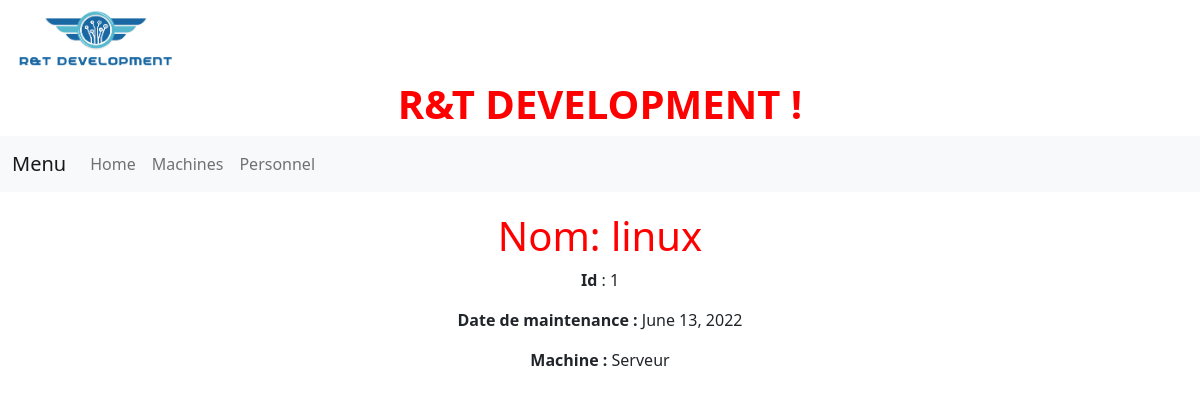
Screenshot of /computerApp/machine/1 with the database file from the repository.
### computerApp/models.py (models this page shows, shortened)
class Machine(models.Model):
    TYPE = (
        ('PC', ('PC - Run windows')),
        ('Mac', ('MAc - Run MacOS')),
        ('Serveur',('Serveur - Simple Server to deploy virtual machines')),
        ('Switch', ('Switch - To maintains and connect servers')),
    )
    id = models.AutoField(
        primary_key=True,
        editable=False
    )
    nom = models.CharField(
        max_length=50
    )
    maintenanceDate = models.DateField(
        default=datetime.now()
    )
    mach = models.CharField(
        max_length=32,
        choices=TYPE,
        default='PC'
    )

### computerApp/views.py (the view)
# urls.py: path('machine/<pk>',views.machine_detail_view,name='machine-detail'),
def machine_detail_view(request,pk) :
    machine = get_object_or_404(Machine, id=pk)
    context = {'machine': machine}
    return render(request,'computerapp/machine_detail.html',context)

### computerApp/templates/computerapp/machine_detail.html
{% extends "index.html" %}
{% block content %}
    <h1> Nom: {{ machine.nom }} </h1>
    <p> <strong>Id</strong> : {{ machine.id }} </a> </p>
    <p> <strong>Date de maintenance :
    </strong> {{ machine.maintenanceDate }} </p>
    <p> <strong> Machine :
    </strong> {{ machine.mach }} </p>
{% endblock %}

### static/css/style.css (style rules this page uses)
h1 { color: red; }

### rows the page displays
Machine: nom "linux", id "1", maintenanceDate "June 13, 2022", mach "Serveur"
